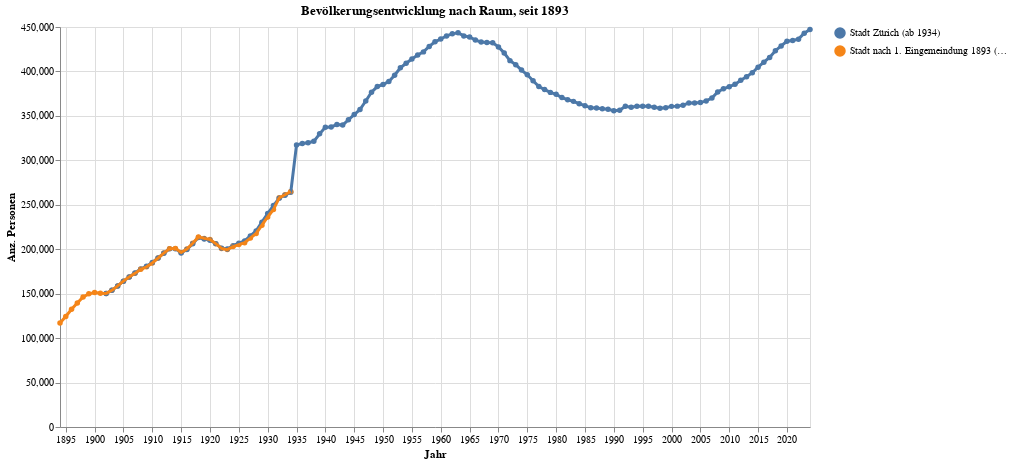

Notebook code cell kept with this figure:
### Code cell
grafik2 = mypy_dv.plot_altair_multiline_highlight(
    data = myAgg2.reset_index().query('sum_WBev>30')
    ,x = 'StichtagDatJahr:T'
    ,x_beschriftung = 'Jahr'
    ,y = 'sum_WBev:Q'
    ,y_beschriftung = 'Anz. Personen'
    ,category='RAUM_LANG'
    ,category_beschriftung=''
    ,warning_status = "ignore" #always or ignore
    ,myTitle="Bevölkerungsentwicklung nach Raum, seit "+data_min_date
)
grafik2

### Figure 1 — Vega-Lite specification as saved in the notebook (floating-point values rounded to 4 significant figures; data arrays with more than 128 entries replaced by an {"elided": "..."} marker saying what was removed)
{"config": {"view": {"continuousWidth": 300, "continuousHeight": 300}}, "layer": [{"mark": {"type": "circle"}, "encoding": {"color": {"field": "RAUM_LANG", "legend": {"orient": "right", "title": ""}, "type": "nominal"}, "opacity": {"value": 1.3}, "tooltip": [{"field": "StichtagDatJahr", "type": "temporal"}, {"field": "RAUM_LANG", "type": "nominal"}, {"field": "sum_WBev", "type": "quantitative"}], "x": {"axis": {"title": "Jahr"}, "field": "StichtagDatJahr", "type": "temporal"}, "y": {"axis": {"title": "Anz. Personen"}, "field": "sum_WBev", "type": "quantitative"}}, "name": "view_2", "title": "Bevölkerungsentwicklung nach Raum, seit 1893"}, {"mark": {"type": "line"}, "encoding": {"color": {"field": "RAUM_LANG", "legend": {"orient": "right", "title": ""}, "type": "nominal"}, "size": {"condition": {"test": {"not": {"param": "param_2"}}, "value": 1.2}, "value": 3}, "tooltip": [{"field": "StichtagDatJahr", "type": "temporal"}, {"field": "RAUM_LANG", "type": "nominal"}, {"field": "sum_WBev", "type": "quantitative"}], "x": {"axis": {"title": "Jahr"}, "field": "StichtagDatJahr", "type": "temporal"}, "y": {"axis": {"title": "Anz. Personen"}, "field": "sum_WBev", "type": "quantitative"}}, "title": "Bevölkerungsentwicklung nach Raum, seit 1893"}], "data": {"name": "data-9a0310b26588b2427f2bfcdf13272491"}, "height": 400, "params": [{"name": "param_2", "select": {"type": "point", "fields": ["RAUM_LANG"], "nearest": true, "on": "pointerover"}, "views": ["view_2"]}], "width": 750, "$schema": "https://vega.github.io/schema/vega-lite/v5.8.0.json", "datasets": {"data-9a0310b26588b2427f2bfcdf13272491": {"elided": "164 records"}}}
